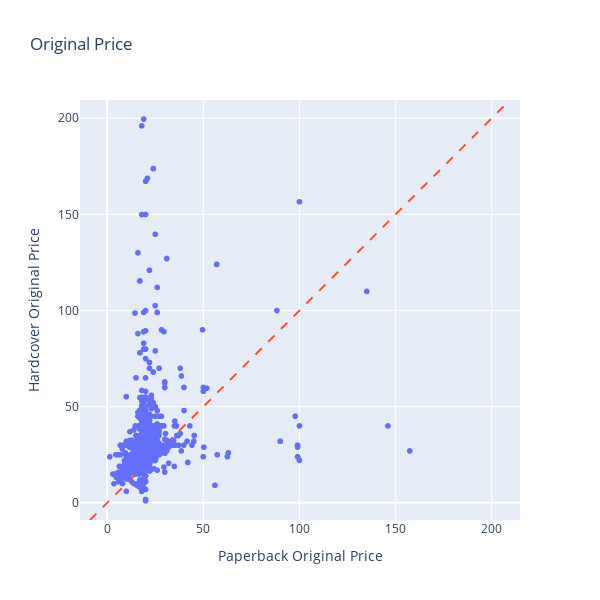

The cell this chart's notebook holds for it:
### Code cell
import plotly.express as px
import plotly.graph_objects as go

# 篩選掉缺少必要數據的行
filtered_data = data_2dep_top100.dropna(subset=["paperback-original_price", "hardcover-original_price"])

# 創建散佈圖
fig = px.scatter(
    filtered_data,
    x="paperback-original_price",
    y="hardcover-original_price",
    labels={"paperback-original_price": "Paperback Original Price", "hardcover-original_price": "Hardcover Original Price"},
    title="Original Price",
)

# 設置軸的範圍和單位長
min_val = min(filtered_data["paperback-original_price"].min(), filtered_data["hardcover-original_price"].min())
max_val = max(filtered_data["paperback-original_price"].max(), filtered_data["hardcover-original_price"].max())
buffer = (max_val - min_val) * 0.05  # 預留邊緣緩衝區
min_val -= buffer
max_val += buffer

fig.update_layout(xaxis=dict(scaleanchor="y", scaleratio=1, range=[min_val, max_val]), yaxis=dict(range=[min_val, max_val]), width=600, height=600)  # 保證圖形是正方形

# 添加45度線
fig.add_trace(go.Scatter(x=[min_val, max_val], y=[min_val, max_val], mode="lines", line=dict(dash="dash"), showlegend=False))

fig.show()

### Figure 1 — Plotly figure (JSON) as saved in the notebook; plotly's stock layout.template omitted (floating-point values rounded to 4 significant figures; data arrays with more than 128 entries replaced by an {"elided": "..."} marker saying what was removed)
{"data": [{"hovertemplate": "Paperback Original Price=%{x}<br>Hardcover Original Price=%{y}<extra></extra>", "legendgroup": "", "marker": {"color": "#636efa", "symbol": "circle"}, "mode": "markers", "name": "", "showlegend": false, "type": "scattergl", "x": {"elided": "1009 float values"}, "xaxis": "x", "y": {"elided": "1009 float values"}, "yaxis": "y"}, {"line": {"dash": "dash"}, "mode": "lines", "showlegend": false, "type": "scatter", "x": [-8.928, 209.5], "y": [-8.928, 209.5]}], "layout": {"height": 600, "legend": {"tracegroupgap": 0}, "title": {"text": "Original Price"}, "width": 600, "xaxis": {"anchor": "y", "domain": [0, 1], "range": [-8.928, 209.5], "scaleanchor": "y", "scaleratio": 1, "title": {"text": "Paperback Original Price"}}, "yaxis": {"anchor": "x", "domain": [0, 1], "range": [-8.928, 209.5], "title": {"text": "Hardcover Original Price"}}}}
